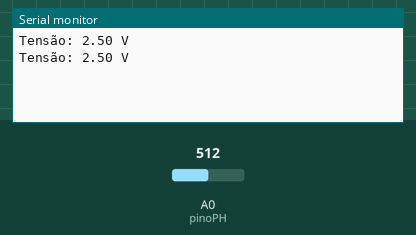
The sketch below on a simulated Arduino Uno, built with avr-gcc and run on an emulated ATmega328P. Parts: the last lines printed to the serial monitor. The inputs (shaded band) are chosen by the test bench; at power-on: A0 (pinoPH) = 512.

Above: at 1.8 s.
1.9 s: A0 (pinoPH) set to 716
At 2.8 s:
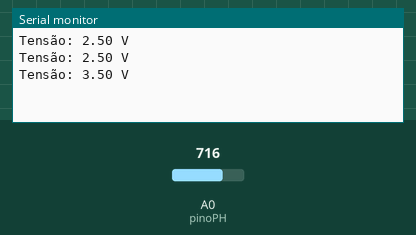
3.4 s: A0 (pinoPH) set to 900
At 4.5 s:
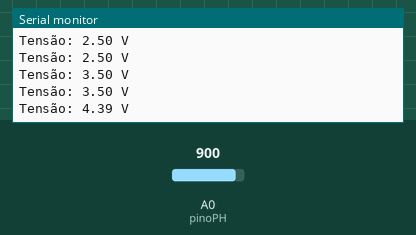
Timing chart, 0 to 6.4 s (numbered marks = the images above; inputs shaded):
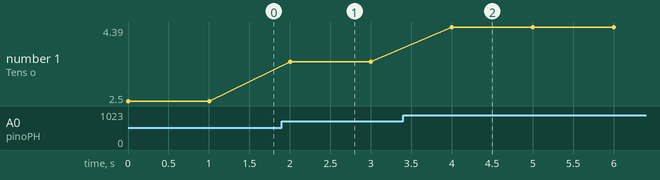

Measured:
- after the input at 1.9 s, the serial monitor: prints a new line after 0.10 s (image 1)
- after the input at 3.4 s, the serial monitor: prints a new line after 0.60 s (image 2)
- plotted number 1: 2.5 → 3.5 after the input at 1.9 s, 3.5 → 4.39 after the input at 3.4 s

The sketch:

teste_tensao.ino
```cpp
#include <Wire.h>
#define pinoPH A0
float tensao;
float tensaobit;

void setup() {
  pinMode(pinoPH, INPUT);
  Serial.begin(9600);
}

void loop() {
  tensaobit = analogRead(pinoPH);
  tensao = (tensaobit * 5.0) / 1024.0;
  Serial.print("Tensão: ");
  Serial.print(tensao);
  Serial.println(" V");
  delay(1000);
}
```
